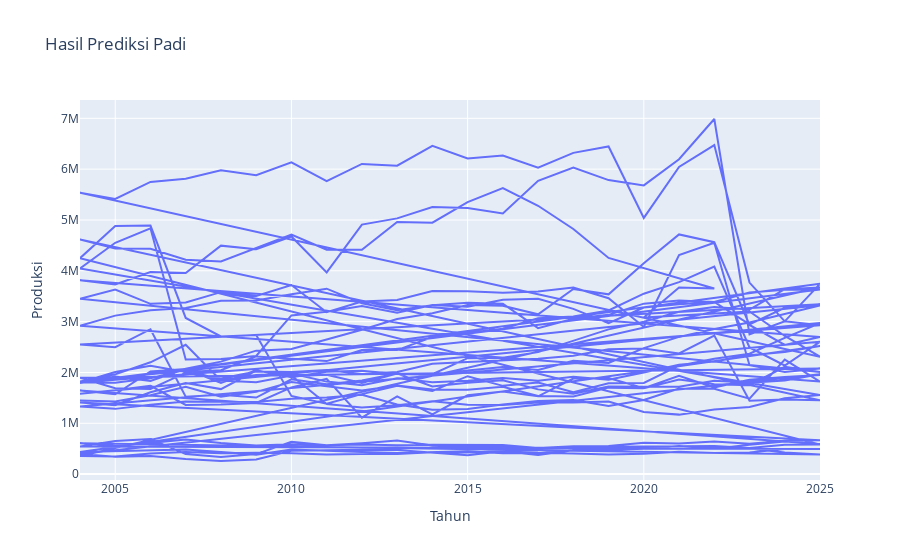

Write notebook code for a chart like this one.
### Code cell
import plotly.express as px
figure = px.line(data, x="Tahun", y="Produksi", title="Hasil Prediksi Padi")
figure.show()

### Figure 1 — Plotly figure (JSON) as saved in the notebook; plotly's stock layout.template omitted (floating-point values rounded to 4 significant figures; data arrays with more than 128 entries replaced by an {"elided": "..."} marker saying what was removed)
{"data": [{"hovertemplate": "Tahun=%{x}<br>Produksi=%{y}<extra></extra>", "legendgroup": "", "line": {"color": "#636efa", "dash": "solid"}, "marker": {"symbol": "circle"}, "mode": "lines", "name": "", "orientation": "v", "showlegend": false, "type": "scatter", "x": {"elided": "506 int values"}, "xaxis": "x", "y": {"elided": "506 int values"}, "yaxis": "y"}], "layout": {"legend": {"tracegroupgap": 0}, "title": {"text": "Hasil Prediksi Padi"}, "xaxis": {"anchor": "y", "domain": [0, 1], "title": {"text": "Tahun"}}, "yaxis": {"anchor": "x", "domain": [0, 1], "title": {"text": "Produksi"}}}}
